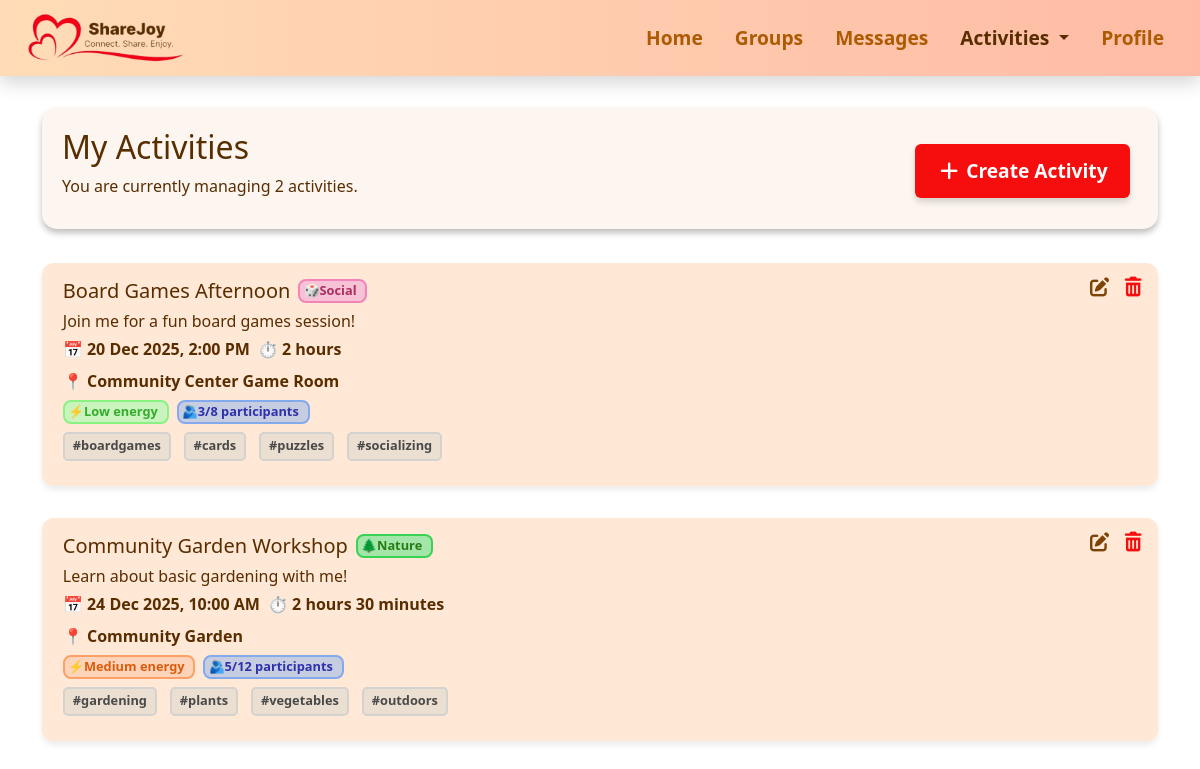
The page /activities on the database as committed earlier.
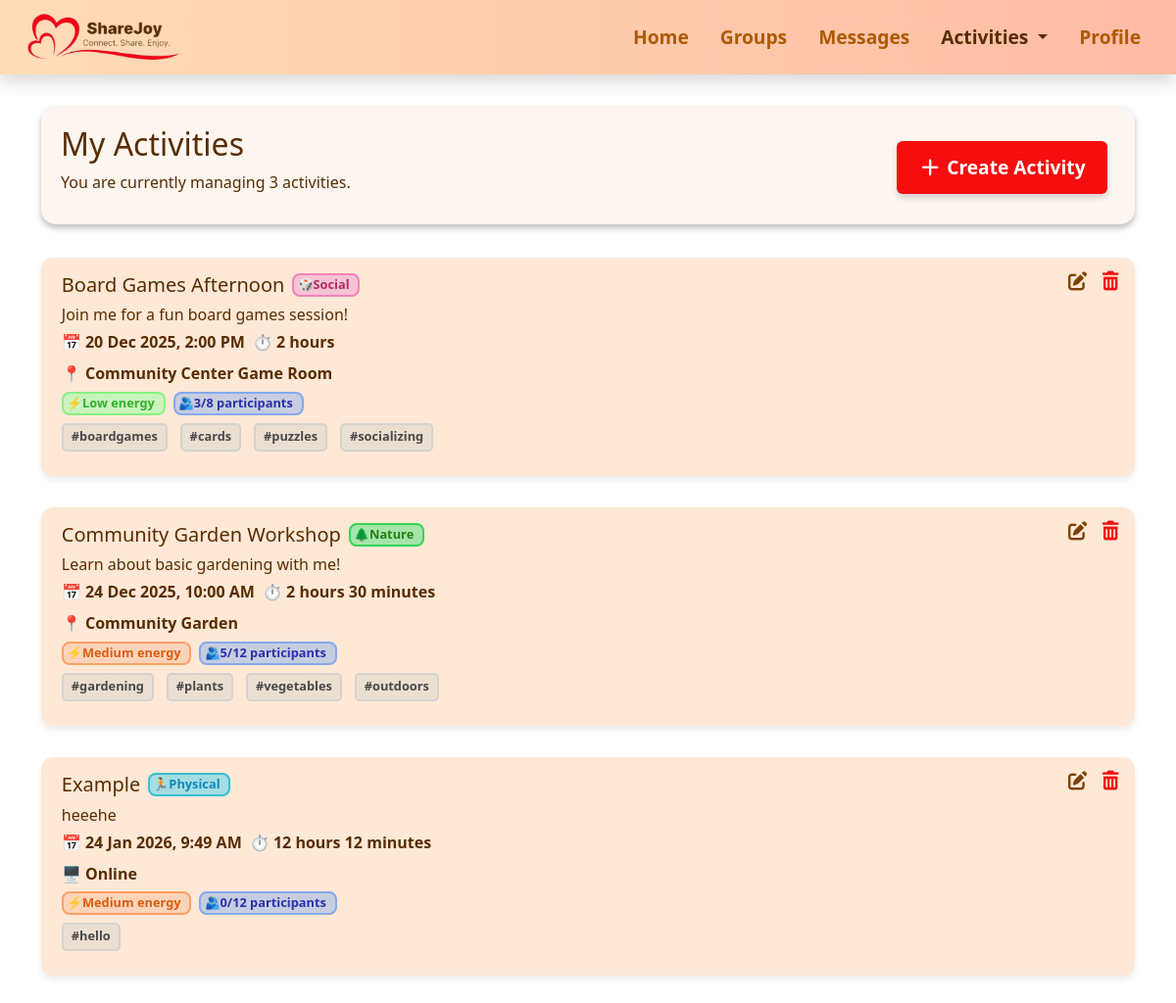
The same page on the database as committed later.
### activities.py (models this page shows)
class Activity(db.Model):
    id = db.Column(db.Integer, primary_key=True)
    name = db.Column(db.String(100))
    description = db.Column(db.Text)
    date = db.Column(db.String(20))
    time = db.Column(db.String(10))
    duration_hours = db.Column(db.Integer)
    duration_minutes = db.Column(db.Integer)
    format_type = db.Column(db.String(20))
    location = db.Column(db.String(100))
    type = db.Column(db.String(50))
    energy = db.Column(db.String(10))
    max_participants = db.Column(db.Integer)
    participants = db.Column(db.Integer)
    tags = db.Column(db.String(200))
    creator = db.Column(db.String(50))

### app.py (the view)
@app.route("/activities")
def activities():
    activities = Activity.query.filter_by(creator="me").order_by(Activity.date.asc()).all()
    for activity in activities:
        activity.tags = activity.tags.split(",") if activity.tags else []
        try:
            parsed_date = datetime.strptime(activity.date, "%Y-%m-%d")
        except ValueError:
            parsed_date = datetime.strptime(activity.date, "%d %b %Y")
        activity.display_date = parsed_date.strftime("%d %b %Y")
        try:
            parsed_time = datetime.strptime(activity.time, "%H:%M")
        except ValueError:
            parsed_time = datetime.strptime(activity.time, "%I:%M %p")
        activity.display_time = parsed_time.strftime("%I:%M %p").lstrip("0")
    num_activities = len(activities)
    return render_template(
        "activities.html",
        title="Activities",
        num_activities=num_activities,
        activities=activities
    )

### templates/activities.html (shortened to what this page needs)
{% extends "base.html" %}
{% block extra_css %}
<link rel="stylesheet" href="{{ url_for('static', filename='css/activities.css') }}">
{% endblock %}
{% block content %}
<div class="section-box d-flex flex-column flex-md-row justify-content-between align-items-start align-items-md-center">
    <div>
        <h1>My Activities</h1>
        <p>
            You are currently managing {{ num_activities }}
            {% if num_activities == 1 %}activity{% else %}activities{% endif %}.
        </p>
    </div>
    <a href="{{ url_for('activity_create') }}"
        class="btn btn-danger cta-btn mt-2 mt-md-0 me-0 me-md-2 fw-semibold">
        <i class="fa-solid fa-plus" aria-hidden="true"></i> Create Activity
    </a>
</div>
<div class="row">
    {% for activity in activities %}
    <div class="col-12 card-spacing">
        <div class="activity-card position-relative">
            <div class="card-actions position-absolute top-0 end-0 d-flex gap-0">
                <a href="{{ url_for('edit_activity', activity_id=activity.id) }}" class="btn edit">
                    <i class="fa-solid fa-pen-to-square"></i>
                </a>
                <form method="post" action="{{ url_for('activity_delete', activity_id=activity.id) }}" class="d-inline">
                    <button type="submit" class="btn delete"
                        onclick="return confirm('Are you sure you want to delete this activity?');">
                        <i class="fa-solid fa-trash-can"></i>
                    </button>
                </form>
            </div>
            <div class="text">
                <div class="d-flex align-items-center gap-2 spacing">
                    <h5 class="mb-0">{{ activity.name }}</h5>
                    {% if activity.type == 'Creative Arts' %}
                    <span class="badge badge-creativearts">🎨Creative Arts</span>
                    {% elif activity.type == 'Social' %}
                    <span class="badge badge-social">🎲Social</span>
                    {% elif activity.type == 'Learning' %}
                    <span class="badge badge-learning">📖Learning</span>
                    {% elif activity.type == 'Physical' %}
                    <span class="badge badge-physical">🏃Physical</span>
                    {% elif activity.type == 'Nature' %}
                    <span class="badge badge-nature">🌲Nature</span>
                    {% elif activity.type == 'Technology' %}
                    <span class="badge badge-technology">💻Technology</span>
                    {% endif %}
                </div>
                <p>{{ activity.description }}</p>
                <div class="d-flex flex-wrap gap-2 fw-semibold spacing">
                    <span>
                        📅 {{ activity.display_date }}, {{ activity.display_time }}
                    </span>
                    <span>⏱
                        {% set h = activity.duration_hours %}
                        {% set m = activity.duration_minutes %}
                        {% if h and m %}
                        {{ h }} hour{% if h > 1 %}s{% endif %} {{ m }} minute{% if m > 1 %}s{% endif %}
                        {% elif h %}
                        {{ h }} hour{% if h > 1 %}s{% endif %}
                        {% elif m %}
                        {{ m }} minute{% if m > 1 %}s{% endif %}
                        {% else %}
                        0 minutes
                        {% endif %}
                    </span>
                    <div class="col-12">
                        {% if activity.format_type|lower == 'online' %}
                        🖥️ Online
                        {% else %}
                        📍 {{ activity.location }}
                        {% endif %}
                    </div>
                </div>
                <div class="d-flex flex-wrap gap-2 spacing">
                    <span class="badge
                    {% if activity.energy == 'Low' %}energy-low
                    {% elif activity.energy == 'Medium' %}energy-medium
                    {% elif activity.energy == 'High' %}energy-high
                    {% endif %}">
                        ⚡{{ activity.energy }} energy
                    </span>
                    <span class="badge participants">🫂{{ activity.participants }}/{{ activity.max_participants }}
                        participants</span>
                </div>
                <div class="activity-tags spacing">
                    {% for tag in activity.tags %}
                    <span>#{{ tag }}</span>
                    {% endfor %}
                </div>
            </div>
        </div>
    </div>
    {% endfor %}
</div>
{% endblock %}

### templates/base.html (shortened to what this page needs)
<!doctype html>
<html lang="en">
<head>
    <link href="https://cdn.jsdelivr.net/npm/bootstrap@5.3.8/dist/css/bootstrap.min.css" rel="stylesheet">
    <link rel="stylesheet" href="{{ url_for('static', filename='css/navbar.css') }}">
    <link rel="stylesheet" href="{{ url_for('static', filename='css/base.css') }}">
    <link rel="stylesheet" href="https://cdnjs.cloudflare.com/ajax/libs/font-awesome/7.0.1/css/all.min.css">
    {% block extra_css %}{% endblock %}
</head>
<body>
    {% include "navbar.html" %}
    <div class="container mt-4">
        {% block content %}{% endblock %}
    </div>
</body>
</html>

### templates/navbar.html (shortened to what this page needs)
<nav class="navbar navbar-expand-md sticky-top shadow">
    <div class="container-fluid align-items-center">
        <a class="navbar-brand ms-3" href="{{ url_for('home') }}"><img
                src="{{ url_for('static', filename='images/navbar.png') }}" alt="ShareJoy" height="50"></a>
        <div class="collapse navbar-collapse" id="navbarNav">
            <ul class="navbar-nav ms-auto">
                <li class="nav-item">
                    <a class="nav-link me-3 fw-bold {% if request.endpoint == 'home' %}active{% endif %}"
                        href="{{ url_for('home') }}">Home</a>
                </li>
                <li class="nav-item">
                    <a class="nav-link me-3 fw-bold {% if request.endpoint == 'groups' %}active{% endif %}"
                        href="{{ url_for('groups') }}">Groups</a>
                </li>
                <li class="nav-item">
                    <a class="nav-link me-3 fw-bold {% if request.endpoint == 'messages' %}active{% endif %}"
                        href="{{ url_for('messages') }}">Messages</a>
                </li>
                <li class="nav-item dropdown">
                    <a class="nav-link me-3 dropdown-toggle fw-bold {% if request.endpoint in ['activities', 'explore', 'schedule'] %}active{% endif %}"
                        href="#" id="activitiesDropdown" role="button" data-bs-toggle="dropdown">
                        Activities
                    </a>
                </li>
                <li class="nav-item">
                    <a class="nav-link me-3 fw-bold {% if request.endpoint == 'profile' %}active{% endif %}"
                        href="{{ url_for('profile') }}">Profile</a>
                </li>
            </ul>
        </div>
    </div>
</nav>

### static/css/navbar.css (style rules this page uses)
.navbar, .dropdown-menu { background: linear-gradient(90deg, #FFDCB7, #ffbba5); border: none; box-shadow: 0 4px 8px rgba(0, 0, 0, 0.1); }
.navbar .nav-link, .dropdown-item { font-size: 1.2rem; color: #ad5b02; transition: color 0.3s ease, transform 0.3s ease; }
.active, .nav-link:hover, .dropdown-item:hover { color: #582D00 !important; background-color: transparent !important; }

### static/css/base.css (style rules this page uses)
.section-box { width: 100%; min-height: 100px; color: #582D00; background-color: #FDF6F0; box-shadow: 0 4px 6px rgba(0, 0, 0, 0.256); padding-top: 20px; padding-bottom: 15px; padding-left: 20px; padding-right: 20px; margin: 2rem auto; border-radius: 15px; }
h1 { font-size: 2rem; }
body { color: #582D00; }
.btn-danger { background: #F60D0D; border: none; box-shadow: 0 4px 6px rgba(0, 0, 0, 0.158); }
.cta-btn { font-size: 1.2rem; padding: 0.8rem 1.4rem; }

### static/css/activities.css (style rules this page uses)
.activity-card { background: #ffe8d6; border-radius: 12px; padding: 1rem; margin-bottom: 1.8rem; box-shadow: 0 4px 6px rgba(0, 0, 0, 0.08); transition: transform 0.2s, box-shadow 0.2s; }
.activity-card p { margin-bottom: 0.25rem; }
.spacing { margin-bottom: 0.4rem; }
.card-spacing { margin-top: 0.1rem; margin-bottom: 0.1rem; }
.badge { font-size: 0.8rem; padding: 0.2rem 0.55rem 0.25rem 0.2rem; border-radius: 8px; font-weight: 600; }
.badge-social { background: #F8C2D6; border: 2px solid #F284B8; color: #AC2E5F; }
.badge-physical { background: #A4DDE2; border: 2px solid #38BED1; color: #0D8AC0; }
.badge-nature { background: #A4E6AA; border: 2px solid #38D255; color: #267D13; }
.energy-low { background: #C9F4BE; border: 2px solid #8AF183; color: #35AC2E; }
.energy-medium { background: #FDD4B9; border: 2px solid #FDA066; color: #DC5C0D; }
.activity-tags span { background: #EBDFD2; border: 2px solid #D4D2CF; padding: 0.15rem 0.5rem 0.2rem; font-size: 0.8rem; color: #494949; margin: 0 0.3rem 0.2rem 0; font-weight: 600; border-radius: 5px; }
.activity-tags { display: flex; flex-wrap: wrap; gap: 0.5rem; margin-top: 0.5rem; }
.participants { background: #C7CDE0; border: 2px solid #85A9ED; color: #2E30AC; }
.fa-trash-can { color: #F60D0D; font-size: 1.2rem; }
.fa-pen-to-square { color: #7d4304; font-size: 1.2rem; }
.card-actions .btn { margin-top: 0.5rem; background: none; border: none; padding: 0.3rem; }
.delete { margin-right: 0.5rem; }
.text { margin-left: 0.3rem; }

Rows that differ between the two databases and show on the page:
added Activity: name "Example", type "🏃Physical", description "heeehe", display_date "24 Jan 2026", display_time "9:49 AM", h "12", m "12", format_type "🖥️ Online", energy "Medium", participants "0", max_participants "12", tags "hello"
Other text that changed with them:
{{ num_activities }}: "2" → "3"
